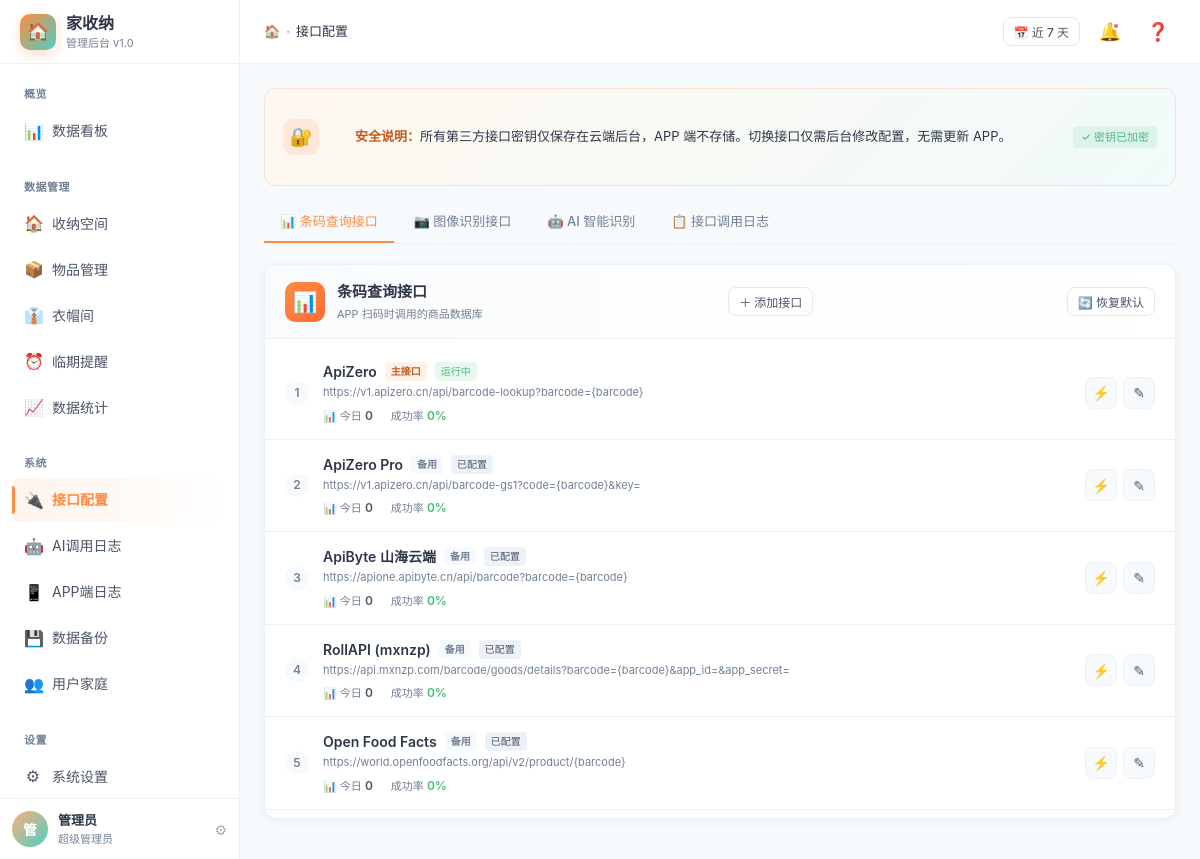
Screenshot of /web-admin/index.php?p=api-config (signed in) with the database file from the repository.
### tables this page shows
CREATE TABLE IF NOT EXISTS `sys_user` (
    `id` INT UNSIGNED NOT NULL AUTO_INCREMENT,
    `username` VARCHAR(50) NOT NULL COMMENT '用户名',
    `password` VARCHAR(255) NOT NULL COMMENT '密码(bcrypt)',
    `nickname` VARCHAR(50) DEFAULT '' COMMENT '昵称',
    `phone` VARCHAR(20) DEFAULT '' COMMENT '手机号',
    `avatar` VARCHAR(255) DEFAULT '' COMMENT '头像路径',
    `role` TINYINT NOT NULL DEFAULT 2 COMMENT '角色: 1=管理员 2=普通用户',
    `status` TINYINT NOT NULL DEFAULT 1 COMMENT '状态: 0=禁用 1=正常',
    `token` VARCHAR(255) DEFAULT '' COMMENT 'JWT Token',
    `token_expire` INT UNSIGNED DEFAULT 0 COMMENT 'Token过期时间戳',
    `last_login_time` INT UNSIGNED DEFAULT 0 COMMENT '最后登录时间',
    `last_login_ip` VARCHAR(45) DEFAULT '' COMMENT '最后登录IP',
    `created_at` INT UNSIGNED NOT NULL COMMENT '创建时间',
    `updated_at` INT UNSIGNED NOT NULL COMMENT '更新时间',
    PRIMARY KEY (`id`),
    UNIQUE KEY `uk_username` (`username`),
    KEY `idx_phone` (`phone`)
);

CREATE TABLE IF NOT EXISTS `api_config` (
    `id` INT UNSIGNED NOT NULL AUTO_INCREMENT,
    `type` VARCHAR(30) NOT NULL COMMENT '接口类型: barcode/image',
    `name` VARCHAR(100) NOT NULL COMMENT '服务商名称',
    `api_url` VARCHAR(500) NOT NULL COMMENT '接口地址',
    `api_key` VARCHAR(255) DEFAULT '' COMMENT 'API Key',
    `api_secret` VARCHAR(255) DEFAULT '' COMMENT 'API Secret',
    `extra_params` TEXT COMMENT '额外参数(JSON)',
    `is_active` TINYINT NOT NULL DEFAULT 0 COMMENT '是否启用',
    `priority` INT NOT NULL DEFAULT 0 COMMENT '优先级(越大越优先)',
    `total_calls` INT UNSIGNED NOT NULL DEFAULT 0 COMMENT '总调用次数',
    `success_calls` INT UNSIGNED NOT NULL DEFAULT 0 COMMENT '成功次数',
    `last_call_time` INT UNSIGNED DEFAULT 0 COMMENT '最后调用时间',
    `created_at` INT UNSIGNED NOT NULL COMMENT '创建时间',
    `updated_at` INT UNSIGNED NOT NULL COMMENT '更新时间',
    PRIMARY KEY (`id`),
    KEY `idx_type_active` (`type`, `is_active`)
);

### web-admin/index.php (called while the page is built, shortened)
<?php
require __DIR__ . '/layout.php';

### web-admin/pages/api-config.php (the view, shortened to what this page needs)
<?php
$db = getDB();
$barcodeApis = $db->query("SELECT * FROM api_config WHERE type = 'barcode' ORDER BY priority DESC")->fetchAll();
?>
<div class="alert-banner">
    <div class="icon">🔐</div>
    <div class="content">
        <strong>安全说明：</strong>所有第三方接口密钥仅保存在云端后台，APP 端不存储。切换接口仅需后台修改配置，无需更新 APP。
    </div>
    <span class="tag tag-green" style="font-size:11px">✓ 密钥已加密</span>
</div>
<div class="tabs">
    <div class="tab active" onclick="switchTab('barcode', this)">📊 条码查询接口</div>
    <div class="tab" onclick="switchTab('image', this)">📷 图像识别接口</div>
    <div class="tab" onclick="switchTab('ai', this)">🤖 AI 智能识别</div>
    <div class="tab" onclick="switchTab('logs', this)">📋 接口调用日志</div>
</div>
<div class="api-card" id="section-barcode">
    <div class="api-card-header">
        <div class="api-card-title">
            <div class="api-icon barcode">📊</div>
            <div>
                <h3>条码查询接口</h3>
                <p>APP 扫码时调用的商品数据库</p>
            </div>
        </div>
        <button class="btn btn-outline btn-sm" onclick="showAddApi('barcode')">＋ 添加接口</button>
        <form method="POST" style="display:inline;margin-left:8px">
            <button type="submit" class="btn btn-outline btn-sm" onclick="return confirm('将删除所有现有接口并恢复默认配置，确定继续？')">🔄 恢复默认</button>
        </form>
    </div>
    <div class="channel-list">
        <?php foreach ($barcodeApis as $idx => $api): ?>
        <div class="channel-item">
            <div class="channel-rank"><?= $idx + 1 ?></div>
            <div class="channel-info">
                <div class="channel-name">
                    <?= htmlspecialchars($api['name']) ?>
                    <?php if ($api['is_active']): ?>
                        <span class="badge-main">主接口</span>
                    <?php else: ?>
                        <span class="badge-backup">备用</span>
                    <?php endif; ?>
                    <?php if ($api['is_active']): ?>
                        <span class="tag tag-green" style="font-size:10px;padding:2px 6px">运行中</span>
                    <?php else: ?>
                        <span class="tag tag-gray" style="font-size:10px;padding:2px 6px">已配置</span>
                    <?php endif; ?>
                </div>
                <div class="channel-desc"><?= htmlspecialchars($api['api_url']) ?></div>
                <div class="channel-stats">
                    <span>📊 今日 <strong><?= $api['total_calls'] ?></strong></span>
                    <span>成功率 <strong class="green"><?= $api['total_calls'] > 0 ? round($api['success_calls']/$api['total_calls']*100) : 0 ?>%</strong></span>
                </div>
            </div>
            <div class="channel-actions">
                <form method="POST" style="display:inline">
                    <button type="submit" class="icon-mini" title="测试连接">⚡</button>
                </form>
                <div class="icon-mini" title="编辑" onclick="toggleEdit(<?= $api['id'] ?>)">✎</div>
            </div>
        </div>
        <?php endforeach; ?>
    </div>
</div>

### web-admin/layout.php (shortened to what this page needs)
<?php
$db = getDB();
$admin = $db->prepare("SELECT * FROM sys_user WHERE id = ?");
$admin->execute([$_SESSION['admin_id']]);
$admin = $admin->fetch();
$currentPage = $_GET['p'] ?? 'dashboard';
$navGroups = [
    '概览' => [
        ['p' => 'dashboard', 'icon' => '📊', 'label' => '数据看板'],
    ],
    '数据管理' => [
        ['p' => 'spaces', 'icon' => '🏠', 'label' => '收纳空间'],
        ['p' => 'items', 'icon' => '📦', 'label' => '物品管理'],
        ['p' => 'outfits', 'icon' => '👔', 'label' => '衣帽间'],
        ['p' => 'reminders', 'icon' => '⏰', 'label' => '临期提醒'],
        ['p' => 'stats', 'icon' => '📈', 'label' => '数据统计'],
    ],
    '系统' => [
        ['p' => 'api-config', 'icon' => '🔌', 'label' => '接口配置'],
        ['p' => 'ai-logs', 'icon' => '🤖', 'label' => 'AI调用日志'],
        ['p' => 'app-logs', 'icon' => '📱', 'label' => 'APP端日志'],
        ['p' => 'backup', 'icon' => '💾', 'label' => '数据备份'],
        ['p' => 'users', 'icon' => '👥', 'label' => '用户家庭'],
    ],
    '设置' => [
        ['p' => 'settings', 'icon' => '⚙', 'label' => '系统设置'],
        ['p' => 'version', 'icon' => '📱', 'label' => '版本管理'],
    ],
];
$pageTitles = [
    'dashboard' => '数据看板',
    'outfits' => '衣帽间',
    'items' => '物品管理',
    'spaces' => '收纳空间',
    'api-config' => '接口配置',
    'ai-logs' => 'AI调用日志',
    'app-logs' => 'APP端日志',
    'backup' => '数据备份',
    'users' => '用户家庭',
    'settings' => '系统设置',
    'version' => '版本信息',
    'stats' => '数据统计',
    'reminders' => '临期提醒',
];
$pageTitle = $pageTitles[$currentPage] ?? '管理后台';
?>
<!DOCTYPE html>
<html lang="zh-CN">
<head>
    <link rel="stylesheet" href="assets/css/common.css">
</head>
<body>
<div class="app">
    <aside class="sidebar">
        <div class="sidebar-header">
            <div class="sidebar-logo">🏠</div>
            <div>
                <div class="sidebar-title">家收纳</div>
                <div class="sidebar-subtitle">管理后台 v1.0</div>
            </div>
        </div>
        <nav class="sidebar-nav">
            <?php foreach ($navGroups as $groupTitle => $items): ?>
            <div class="nav-group">
                <div class="nav-group-title"><?= $groupTitle ?></div>
                <?php foreach ($items as $item): ?>
                <a class="nav-item <?= $currentPage === $item['p'] ? 'active' : '' ?>" href="?p=<?= $item['p'] ?>">
                    <span class="nav-icon"><?= $item['icon'] ?></span>
                    <span><?= $item['label'] ?></span>
                </a>
                <?php endforeach; ?>
            </div>
            <?php endforeach; ?>
        </nav>
        <div class="sidebar-footer">
            <div class="avatar"><?= mb_substr(htmlspecialchars($admin['nickname'] ?: $admin['username']), 0, 1) ?></div>
            <div class="user-info">
                <div class="user-name"><?= htmlspecialchars($admin['nickname'] ?: $admin['username']) ?></div>
                <div class="user-role"><?= $admin['role'] == 1 ? '超级管理员' : '管理员' ?></div>
            </div>
            <span style="color:#A0AEC0;cursor:pointer">⚙</span>
        </div>
    </aside>
    <main class="main">
        <header class="topbar">
            <div class="breadcrumb">
                <span>🏠</span>
                <span>·</span>
                <span class="current"><?= htmlspecialchars($pageTitle) ?></span>
            </div>
            <div class="topbar-actions">
                <button class="btn btn-outline btn-sm">📅 近 7 天</button>
                <button class="icon-btn">🔔<span class="dot"></span></button>
                <button class="icon-btn">❓</button>
            </div>
        </header>
        <div class="content">
            <?php include "pages/{$currentPage}.php"; ?>
        </div>
    </main>
</div>
</body>
</html>

### web-admin/pages/api-config.php (style rules this page uses)
.alert-banner { background:linear-gradient(135deg,#FFF7F0 0%,#F0FBFA 100%);border:1px solid rgba(255,140,66,.2);border-radius:var(--radius);padding:14px 18px;margin-bottom:16px;display:flex;align-items:center;gap:12px }
.alert-banner .icon { width:36px;height:36px;border-radius:10px;background:rgba(255,140,66,.15);color:#FF8C42;display:flex;align-items:center;justify-content:center;font-size:18px;flex-shrink:0 }
.alert-banner .content { flex:1;font-size:13px;line-height:1.5 }
.alert-banner .content strong { color:#C25A1E }
.api-card { background:#fff;border-radius:var(--radius);border:1px solid var(--border-2);box-shadow:var(--shadow);margin-bottom:16px;overflow:hidden }
.api-card-header { padding:16px 20px;display:flex;align-items:center;justify-content:space-between;border-bottom:1px solid var(--border-2);background:linear-gradient(90deg,#FAFBFC 0%,#fff 100%) }
.api-card-title { display:flex;align-items:center;gap:12px }
.api-icon { width:40px;height:40px;border-radius:10px;display:flex;align-items:center;justify-content:center;font-size:20px;color:#fff }
.api-icon.barcode { background:linear-gradient(135deg,#FF8C42,#FF6B35) }
.api-card-title h3 { font-size:15px;font-weight:600 }
.api-card-title p { font-size:11px;color:#718096;margin-top:2px }
.channel-list { padding:8px 0 }
.channel-item { padding:14px 20px;display:flex;align-items:center;gap:14px;border-bottom:1px solid var(--border-2);transition:all .15s }
.channel-rank { width:24px;height:24px;border-radius:50%;background:#F7FAFC;color:#718096;display:flex;align-items:center;justify-content:center;font-size:12px;font-weight:600;flex-shrink:0 }
.channel-info { flex:1;min-width:0 }
.channel-name { font-size:14px;font-weight:600;display:flex;align-items:center;gap:8px }
.channel-name .badge-main { font-size:10px;padding:2px 6px;border-radius:4px;background:rgba(255,140,66,.12);color:#C25A1E;font-weight:600 }
.channel-name .badge-backup { font-size:10px;padding:2px 6px;border-radius:4px;background:#F7FAFC;color:#718096;font-weight:600 }
.channel-desc { font-size:11px;color:#718096;margin-top:2px }
.channel-stats { display:flex;gap:18px;font-size:11px;color:#718096;margin-top:6px }
.channel-stats strong { color:#4A5568;font-weight:600;font-size:12px }
.channel-stats .green { color:#48BB78 }
.channel-actions { display:flex;gap:6px;flex-shrink:0 }
.channel-actions .icon-mini { width:32px;height:32px;border-radius:8px;background:#F7FAFC;color:#4A5568;display:flex;align-items:center;justify-content:center;font-size:14px;cursor:pointer;transition:all .15s;border:1px solid var(--border-2) }

### rows the page displays
sys_user: nickname "管", nickname "管理员"
api_config: name "ApiZero", is_active "主接口", api_url "https://v1.apizero.cn/api/barcode-lookup?barcode={barcode}", total_calls "0"
api_config: name "ApiZero Pro", is_active "备用", api_url "https://v1.apizero.cn/api/barcode-gs1?code={barcode}&key=", total_calls "0"
api_config: name "ApiByte 山海云端", is_active "备用", api_url "https://apione.apibyte.cn/api/barcode?barcode={barcode}", total_calls "0"
api_config: name "RollAPI (mxnzp)", is_active "备用", api_url "https://api.mxnzp.com/barcode/goods/details?barcode={barcode}&app_id=&app_secret=", total_calls "0"
api_config: name "Open Food Facts", is_active "备用", api_url "https://world.openfoodfacts.org/api/v2/product/{barcode}", total_calls "0"

### other values shown
$groupTitle "概览"
$item['icon'] "📊"
$item['label'] "数据看板"
$groupTitle "数据管理"
$item['icon'] "🏠"
$item['label'] "收纳空间"
$item['icon'] "📦"
$item['label'] "物品管理"
$item['icon'] "👔"
$item['label'] "衣帽间"
$item['icon'] "⏰"
$item['label'] "临期提醒"
$item['icon'] "📈"
$item['label'] "数据统计"
$groupTitle "系统"
